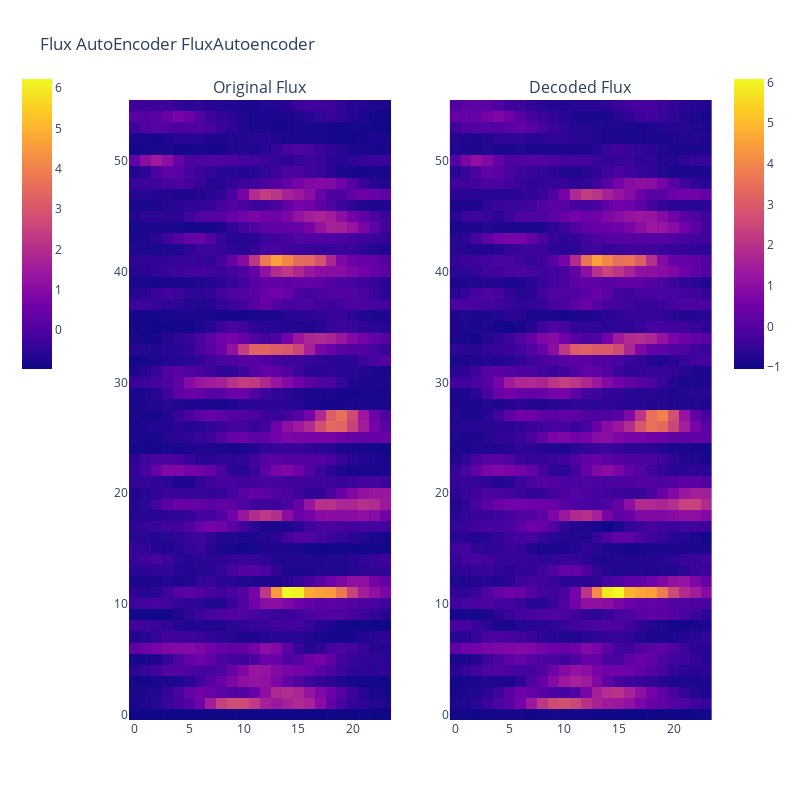

Write notebook code for a chart like this one.
### Code cell
plot_autoencoder(model, val_fluxes_array[758])

### Figure 1 — Plotly figure (JSON) as saved in the notebook; plotly's stock layout.template omitted (floating-point values rounded to 4 significant figures; data arrays with more than 128 entries replaced by an {"elided": "..."} marker saying what was removed)
{"data": [{"colorbar": {"len": 0.5, "x": -0.2, "y": 0.8}, "type": "heatmap", "xaxis": "x", "yaxis": "y", "z": {"elided": "56x24 float values"}}, {"colorbar": {"len": 0.5, "x": 1.02, "y": 0.8}, "type": "heatmap", "xaxis": "x2", "yaxis": "y2", "z": {"elided": "56x24 float values"}}], "layout": {"annotations": [{"font": {"size": 16}, "showarrow": false, "text": "Original Flux", "x": 0.225, "xanchor": "center", "xref": "paper", "y": 1, "yanchor": "bottom", "yref": "paper"}, {"font": {"size": 16}, "showarrow": false, "text": "Decoded Flux", "x": 0.775, "xanchor": "center", "xref": "paper", "y": 1, "yanchor": "bottom", "yref": "paper"}], "height": 800, "title": {"text": "Flux AutoEncoder FluxAutoencoder"}, "width": 800, "xaxis": {"anchor": "y", "autorange": true, "domain": [0, 0.45], "range": [-0.5, 23.5]}, "xaxis2": {"anchor": "y2", "autorange": true, "domain": [0.55, 1], "range": [-0.5, 23.5]}, "yaxis": {"anchor": "x", "autorange": true, "domain": [0, 1], "range": [-0.5, 55.5]}, "yaxis2": {"anchor": "x2", "autorange": true, "domain": [0, 1], "range": [-0.5, 55.5]}}}
